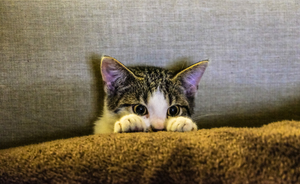
#> input picture 6_001/Week1/image_processing/test_images/cat.png, 300 x 184 px
$ jupyter execute --allow-errors image_graph.ipynb
#> lines starting #> are read from the running program, lines starting #| are printed output that depends on the picture
## representing image as graph

[cell 1]
from PIL import Image
import os
# write code yourself only
def load_grayscale_image(img,mode='greyscale'):
#> called with img = 'test_images/cat.png', mode = 'greyscale'
    assert mode in ('greyscale','color')
    if not os.path.isabs(img):
        img = os.path.join(os.path.dirname(__name__),img)
    with open(img,'rb') as f:
        image = Image.open(f).convert("RGB" if mode=='color' else 'L')
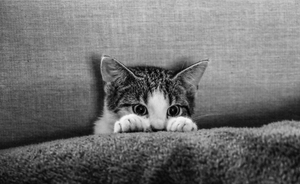
#> image: PIL image 300x184 L; min 0, max 246, mean 112.3
        try:
            pixels = list(image.get_flattened_data())
        except AttributeError:
            pixels = list(image.getdata())
#> pixels = 55200 items
        width,height = image.size
#> width = 300; height = 184
        return {
            'mode': mode,
            'height': height,
            'width': width,
            'pixels': list(pixels)
        }

[cell 2]
cat = load_grayscale_image('test_images/cat.png')
#> cat = 4 items

[cell 3]
cat

[cell 4]
WIDTH, HEIGHT, PIXELS,MODE = "width", "height", "pixels",'mode'


def get_width(image):
    return image[WIDTH]


def get_height(image):
    return image[HEIGHT]


def get_index(image, row, col):
    return row * image[WIDTH] + col


def get_pixel(image, row, col):
    return image[PIXELS][get_index(image, row, col)]


def set_pixel(image, row, col, color):
    image[PIXELS][get_index(image, row, col)] = color


def blank_image(image):
    return {
        MODE: image[MODE],
        HEIGHT: image[HEIGHT],
        WIDTH: image[WIDTH],
        PIXELS: [0] * image[HEIGHT] * image[WIDTH],
    }


def apply_per_pixel(image, func):
    result = blank_image(image)
#> result = 4 items
    for col in range(get_width(image)):
        for row in range(get_height(image)):
            color = get_pixel(image, row, col)
            new_color = func(color)
            set_pixel(result, row, col, new_color)
    return result


def inverted(image):
    if image is None:
        return None

    return apply_per_pixel(image, lambda color: 255 - color)

[cell 5]
def save_image(image, filename, buffer_filetype="PNG"):
    """
    Saves the given image to disk or to a file-like object.  If filename is
    given as a string, the file type will be inferred from the given name.  If
    filename is given as a file-like object, the file type will be determined
    by the "buffer_filetype" parameter.
    """
#> called with filename = 'cat_inverted.png', buffer_filetype = 'PNG'
    # make sure we have a valid image
    if image['mode'] not in {'greyscale', 'color'}:
        raise ValueError(f'Unknown image mode: {image["mode"]}')
    if (pixcount := image['height'] * image['width']) != len(image['pixels']):
        raise ValueError(f'Incorrect number of pixels (expected {pixcount}, got {len(image["pixels"])})')
    if image['mode'] == 'greyscale':
        if not all(isinstance(x, int) and 0 <= x <= 255 for x in image['pixels']):
            msg = "Pixel values in a greyscale image must be integers between 0 and 255"
            raise ValueError(msg)
    else:
        msg = "Pixel values in a color image must be tuples of length 3"
        if not all(
                isinstance(tuple, p) and len(p) == 3
                and all(isinstance(x, int) and 0 <= x < 255 for x in p)
                for p in image['pixels']
        ):
            msg = "Pixel values in a color image must be length-3 tuples of integers between 0 and 255"
            raise ValueError(msg)

    if isinstance(filename, str):
        if not os.path.isabs(filename):
            # treat relative paths as being relative to this file
            filename = os.path.join(os.path.dirname(__name__), filename)

            # make folders if they do not exist
            directory = os.path.realpath(os.path.dirname(filename))
            if directory and not os.path.exists(directory):
                os.makedirs(directory)

    # actually save image
    out = Image.new(
        mode=("L" if image["mode"] == "greyscale" else "RGB"),
        size=(image["width"], image["height"]),
    )
#> out: PIL image 300x184 L; every value is 0
    out.putdata(image["pixels"])
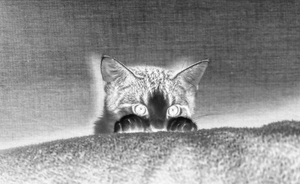
#> out: PIL image 300x184 L; min 9, max 255, mean 142.7
    if isinstance(filename, str):
        out.save(filename)
    else:
        out.save(filename, buffer_filetype)
    out.close()

[cell 6]
save_image(inverted(cat),'cat_inverted.png')

[cell 7]
inverted(cat)
